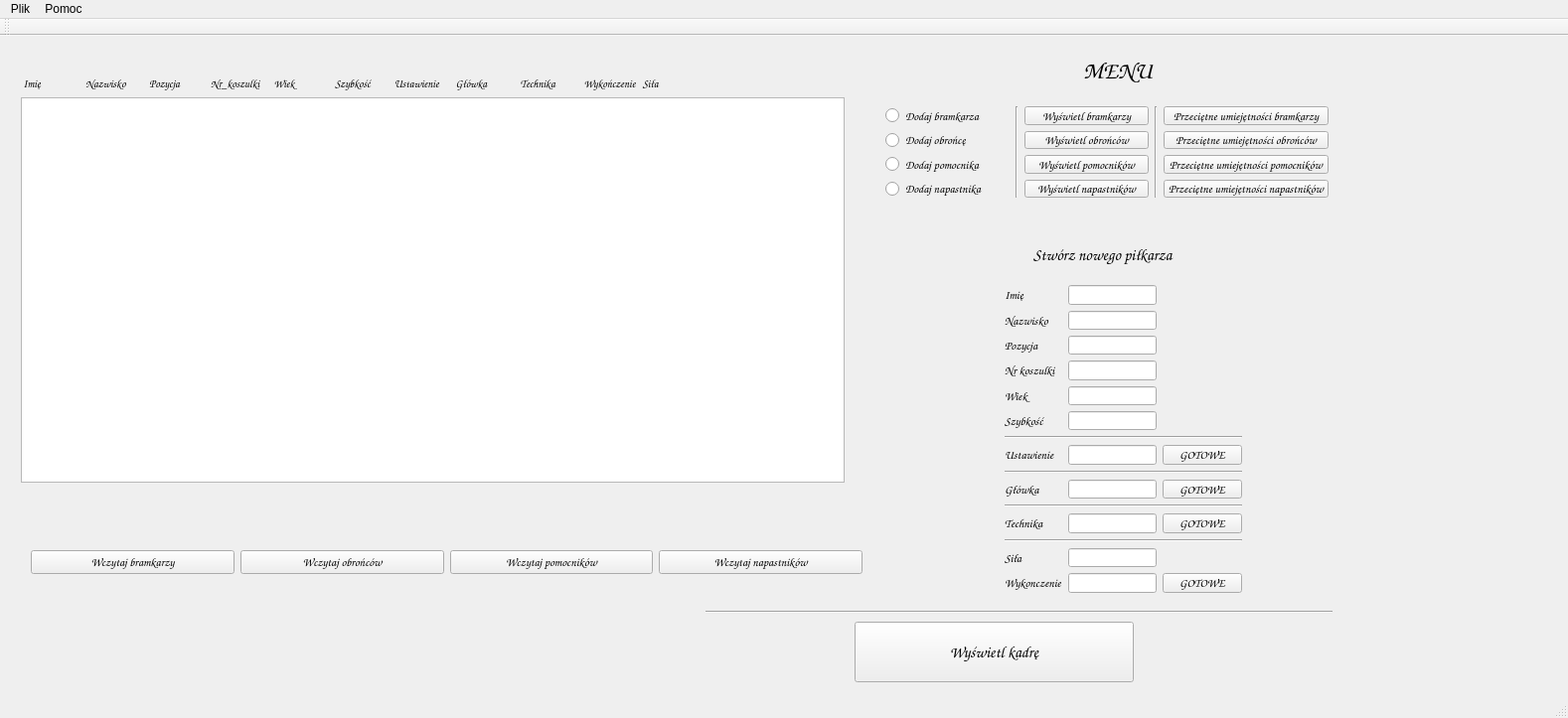
<?xml version="1.0" encoding="UTF-8"?>
<ui version="4.0">
 <class>MainWindow</class>
 <widget class="QMainWindow" name="MainWindow">
  <property name="geometry">
   <rect>
    <x>0</x>
    <y>0</y>
    <width>1578</width>
    <height>723</height>
   </rect>
  </property>
  <property name="windowTitle">
   <string>Menedżer piłkarski 2016</string>
  </property>
  <property name="windowIcon">
   <iconset theme="piłka">
    <normaloff>.</normaloff>.</iconset>
  </property>
  <property name="styleSheet">
   <string notr="true"/>
  </property>
  <widget class="QWidget" name="centralWidget">
   <widget class="QPushButton" name="pushButton_3">
    <property name="geometry">
     <rect>
      <x>860</x>
      <y>590</y>
      <width>281</width>
      <height>61</height>
     </rect>
    </property>
    <property name="font">
     <font>
      <family>Comic Sans MS</family>
      <pointsize>12</pointsize>
      <weight>75</weight>
      <bold>true</bold>
     </font>
    </property>
    <property name="text">
     <string>Wyświetl kadrę</string>
    </property>
   </widget>
   <widget class="QWidget" name="gridLayoutWidget_4">
    <property name="geometry">
     <rect>
      <x>10</x>
      <y>30</y>
      <width>851</width>
      <height>431</height>
     </rect>
    </property>
    <layout class="QGridLayout" name="gridLayout_4">
     <item row="2" column="0">
      <widget class="QLabel" name="label">
       <property name="font">
        <font>
         <family>Comic Sans MS</family>
         <pointsize>8</pointsize>
        </font>
       </property>
       <property name="text">
        <string> Imię                   Nazwisko          Pozycja             Nr_koszulki      Wiek                 Szybkość          Ustawienie       Główka              Technika            Wykończenie   Siła</string>
       </property>
      </widget>
     </item>
     <item row="3" column="0">
      <widget class="QTextEdit" name="pole"/>
     </item>
     <item row="4" column="0">
      <layout class="QGridLayout" name="gridLayout"/>
     </item>
    </layout>
   </widget>
   <widget class="QWidget" name="gridLayoutWidget_3">
    <property name="geometry">
     <rect>
      <x>880</x>
      <y>60</y>
      <width>468</width>
      <height>114</height>
     </rect>
    </property>
    <layout class="QGridLayout" name="gridLayout_3">
     <item row="0" column="0">
      <layout class="QGridLayout" name="gridLayout_2">
       <item row="1" column="0">
        <widget class="QRadioButton" name="obronca">
         <property name="font">
          <font>
           <family>Comic Sans MS</family>
          </font>
         </property>
         <property name="text">
          <string>Dodaj obrońcę</string>
         </property>
        </widget>
       </item>
       <item row="2" column="0">
        <widget class="QRadioButton" name="pomocnik">
         <property name="font">
          <font>
           <family>Comic Sans MS</family>
          </font>
         </property>
         <property name="text">
          <string>Dodaj pomocnika</string>
         </property>
        </widget>
       </item>
       <item row="0" column="0">
        <widget class="QRadioButton" name="bramkarz">
         <property name="font">
          <font>
           <family>Comic Sans MS</family>
          </font>
         </property>
         <property name="text">
          <string>Dodaj bramkarza</string>
         </property>
        </widget>
       </item>
       <item row="3" column="0">
        <widget class="QRadioButton" name="napastnik">
         <property name="font">
          <font>
           <family>Comic Sans MS</family>
          </font>
         </property>
         <property name="text">
          <string>Dodaj napastnika</string>
         </property>
        </widget>
       </item>
      </layout>
     </item>
     <item row="0" column="2">
      <layout class="QVBoxLayout" name="verticalLayout">
       <item>
        <widget class="QPushButton" name="wyswietl_bramkarzy">
         <property name="font">
          <font>
           <family>Comic Sans MS</family>
          </font>
         </property>
         <property name="text">
          <string>Wyświetl bramkarzy</string>
         </property>
        </widget>
       </item>
       <item>
        <widget class="QPushButton" name="wyswietl_obroncow">
         <property name="font">
          <font>
           <family>Comic Sans MS</family>
          </font>
         </property>
         <property name="text">
          <string>Wyświetl obrońców</string>
         </property>
        </widget>
       </item>
       <item>
        <widget class="QPushButton" name="wyswiet_pomocnikow">
         <property name="font">
          <font>
           <family>Comic Sans MS</family>
          </font>
         </property>
         <property name="text">
          <string>Wyświetl pomocników</string>
         </property>
        </widget>
       </item>
       <item>
        <widget class="QPushButton" name="wyswietl_napastnikow">
         <property name="font">
          <font>
           <family>Comic Sans MS</family>
          </font>
         </property>
         <property name="text">
          <string>Wyświetl napastników</string>
         </property>
        </widget>
       </item>
      </layout>
     </item>
     <item row="0" column="4">
      <layout class="QVBoxLayout" name="verticalLayout_2">
       <item>
        <widget class="QPushButton" name="wzorek_bramkarz">
         <property name="font">
          <font>
           <family>Comic Sans MS</family>
          </font>
         </property>
         <property name="text">
          <string>Przeciętne umiejętności bramkarzy</string>
         </property>
        </widget>
       </item>
       <item>
        <widget class="QPushButton" name="pushButton_6">
         <property name="font">
          <font>
           <family>Comic Sans MS</family>
          </font>
         </property>
         <property name="text">
          <string>Przeciętne umiejętności obrońców</string>
         </property>
        </widget>
       </item>
       <item>
        <widget class="QPushButton" name="wzorek_pomocnik">
         <property name="font">
          <font>
           <family>Comic Sans MS</family>
          </font>
         </property>
         <property name="text">
          <string>Przeciętne umiejętności pomocników</string>
         </property>
        </widget>
       </item>
       <item>
        <widget class="QPushButton" name="pushButton_7">
         <property name="font">
          <font>
           <family>Comic Sans MS</family>
          </font>
         </property>
         <property name="text">
          <string>Przeciętne umiejętności napastników</string>
         </property>
        </widget>
       </item>
      </layout>
     </item>
     <item row="0" column="1">
      <widget class="Line" name="line_6">
       <property name="orientation">
        <enum>Qt::Vertical</enum>
       </property>
      </widget>
     </item>
     <item row="0" column="3">
      <widget class="Line" name="line_7">
       <property name="orientation">
        <enum>Qt::Vertical</enum>
       </property>
      </widget>
     </item>
    </layout>
   </widget>
   <widget class="QWidget" name="gridLayoutWidget_2">
    <property name="geometry">
     <rect>
      <x>1000</x>
      <y>240</y>
      <width>261</width>
      <height>330</height>
     </rect>
    </property>
    <layout class="QGridLayout" name="gridLayout_5">
     <item row="3" column="0">
      <widget class="QLabel" name="label_7">
       <property name="font">
        <font>
         <family>Comic Sans MS</family>
        </font>
       </property>
       <property name="text">
        <string>Nr koszulki</string>
       </property>
      </widget>
     </item>
     <item row="0" column="1">
      <widget class="QLineEdit" name="imie"/>
     </item>
     <item row="5" column="1">
      <widget class="QLineEdit" name="szybkosc"/>
     </item>
     <item row="4" column="1">
      <widget class="QLineEdit" name="wiek"/>
     </item>
     <item row="7" column="1">
      <widget class="QLineEdit" name="ustawienie_na_linii"/>
     </item>
     <item row="3" column="1">
      <widget class="QLineEdit" name="nr_koszulki"/>
     </item>
     <item row="2" column="1">
      <widget class="QLineEdit" name="pozycja"/>
     </item>
     <item row="1" column="1">
      <widget class="QLineEdit" name="nazwisko"/>
     </item>
     <item row="4" column="0">
      <widget class="QLabel" name="label_8">
       <property name="font">
        <font>
         <family>Comic Sans MS</family>
        </font>
       </property>
       <property name="text">
        <string>Wiek</string>
       </property>
      </widget>
     </item>
     <item row="14" column="1">
      <widget class="QLineEdit" name="wykonczenie"/>
     </item>
     <item row="9" column="0">
      <widget class="QLabel" name="label_11">
       <property name="font">
        <font>
         <family>Comic Sans MS</family>
        </font>
       </property>
       <property name="text">
        <string>Główka</string>
       </property>
      </widget>
     </item>
     <item row="7" column="2">
      <widget class="QPushButton" name="bramkarz_gotowe">
       <property name="font">
        <font>
         <family>Comic Sans MS</family>
        </font>
       </property>
       <property name="text">
        <string>GOTOWE</string>
       </property>
      </widget>
     </item>
     <item row="5" column="0">
      <widget class="QLabel" name="label_9">
       <property name="font">
        <font>
         <family>Comic Sans MS</family>
        </font>
       </property>
       <property name="text">
        <string>Szybkość</string>
       </property>
      </widget>
     </item>
     <item row="13" column="0">
      <widget class="QLabel" name="label_13">
       <property name="font">
        <font>
         <family>Comic Sans MS</family>
        </font>
       </property>
       <property name="text">
        <string>Siła</string>
       </property>
      </widget>
     </item>
     <item row="11" column="2">
      <widget class="QPushButton" name="gotowe">
       <property name="font">
        <font>
         <family>Comic Sans MS</family>
        </font>
       </property>
       <property name="text">
        <string>GOTOWE</string>
       </property>
      </widget>
     </item>
     <item row="8" column="0" colspan="3">
      <widget class="Line" name="line_3">
       <property name="orientation">
        <enum>Qt::Horizontal</enum>
       </property>
      </widget>
     </item>
     <item row="11" column="0">
      <widget class="QLabel" name="label_12">
       <property name="font">
        <font>
         <family>Comic Sans MS</family>
        </font>
       </property>
       <property name="text">
        <string>Technika</string>
       </property>
      </widget>
     </item>
     <item row="14" column="0">
      <widget class="QLabel" name="label_14">
       <property name="font">
        <font>
         <family>Comic Sans MS</family>
        </font>
       </property>
       <property name="text">
        <string>Wykonczenie</string>
       </property>
      </widget>
     </item>
     <item row="12" column="0" colspan="3">
      <widget class="Line" name="line">
       <property name="orientation">
        <enum>Qt::Horizontal</enum>
       </property>
      </widget>
     </item>
     <item row="11" column="1">
      <widget class="QLineEdit" name="technika"/>
     </item>
     <item row="10" column="0" colspan="3">
      <widget class="Line" name="line_2">
       <property name="orientation">
        <enum>Qt::Horizontal</enum>
       </property>
      </widget>
     </item>
     <item row="13" column="1">
      <widget class="QLineEdit" name="sila"/>
     </item>
     <item row="9" column="2">
      <widget class="QPushButton" name="obronca_gotowe">
       <property name="font">
        <font>
         <family>Comic Sans MS</family>
        </font>
       </property>
       <property name="text">
        <string>GOTOWE</string>
       </property>
      </widget>
     </item>
     <item row="0" column="0">
      <widget class="QLabel" name="label_4">
       <property name="font">
        <font>
         <family>Comic Sans MS</family>
        </font>
       </property>
       <property name="text">
        <string>Imię</string>
       </property>
      </widget>
     </item>
     <item row="7" column="0">
      <widget class="QLabel" name="label_10">
       <property name="font">
        <font>
         <family>Comic Sans MS</family>
        </font>
       </property>
       <property name="text">
        <string>Ustawienie</string>
       </property>
      </widget>
     </item>
     <item row="2" column="0">
      <widget class="QLabel" name="label_6">
       <property name="font">
        <font>
         <family>Comic Sans MS</family>
        </font>
       </property>
       <property name="text">
        <string>Pozycja</string>
       </property>
      </widget>
     </item>
     <item row="14" column="2">
      <widget class="QPushButton" name="napastnik_gotowe">
       <property name="font">
        <font>
         <family>Comic Sans MS</family>
        </font>
       </property>
       <property name="text">
        <string>GOTOWE</string>
       </property>
      </widget>
     </item>
     <item row="9" column="1">
      <widget class="QLineEdit" name="glowka"/>
     </item>
     <item row="1" column="0">
      <widget class="QLabel" name="label_5">
       <property name="font">
        <font>
         <family>Comic Sans MS</family>
        </font>
       </property>
       <property name="text">
        <string>Nazwisko</string>
       </property>
      </widget>
     </item>
     <item row="6" column="0" colspan="3">
      <widget class="Line" name="line_4">
       <property name="orientation">
        <enum>Qt::Horizontal</enum>
       </property>
      </widget>
     </item>
    </layout>
   </widget>
   <widget class="QLabel" name="label_2">
    <property name="geometry">
     <rect>
      <x>1090</x>
      <y>20</y>
      <width>101</width>
      <height>31</height>
     </rect>
    </property>
    <property name="font">
     <font>
      <family>Comic Sans MS</family>
      <pointsize>18</pointsize>
      <weight>75</weight>
      <bold>true</bold>
     </font>
    </property>
    <property name="text">
     <string>MENU</string>
    </property>
   </widget>
   <widget class="QLabel" name="label_3">
    <property name="geometry">
     <rect>
      <x>1040</x>
      <y>210</y>
      <width>201</width>
      <height>21</height>
     </rect>
    </property>
    <property name="font">
     <font>
      <family>Comic Sans MS</family>
      <pointsize>12</pointsize>
     </font>
    </property>
    <property name="text">
     <string>Stwórz nowego piłkarza</string>
    </property>
   </widget>
   <widget class="Line" name="line_5">
    <property name="geometry">
     <rect>
      <x>710</x>
      <y>570</y>
      <width>631</width>
      <height>20</height>
     </rect>
    </property>
    <property name="orientation">
     <enum>Qt::Horizontal</enum>
    </property>
   </widget>
   <widget class="QWidget" name="layoutWidget">
    <property name="geometry">
     <rect>
      <x>20</x>
      <y>505</y>
      <width>859</width>
      <height>51</height>
     </rect>
    </property>
    <layout class="QHBoxLayout" name="horizontalLayout">
     <item>
      <widget class="QPushButton" name="pushButton_4">
       <property name="font">
        <font>
         <family>Comic Sans MS</family>
         <weight>75</weight>
         <bold>true</bold>
        </font>
       </property>
       <property name="text">
        <string>Wczytaj bramkarzy</string>
       </property>
      </widget>
     </item>
     <item>
      <widget class="QPushButton" name="pushButton_5">
       <property name="font">
        <font>
         <family>Comic Sans MS</family>
         <weight>75</weight>
         <bold>true</bold>
        </font>
       </property>
       <property name="text">
        <string>Wczytaj obrońców</string>
       </property>
      </widget>
     </item>
     <item>
      <widget class="QPushButton" name="pushButton">
       <property name="font">
        <font>
         <family>Comic Sans MS</family>
         <weight>75</weight>
         <bold>true</bold>
        </font>
       </property>
       <property name="text">
        <string>Wczytaj pomocników</string>
       </property>
      </widget>
     </item>
     <item>
      <widget class="QPushButton" name="pushButton_2">
       <property name="font">
        <font>
         <family>Comic Sans MS</family>
         <weight>75</weight>
         <bold>true</bold>
        </font>
       </property>
       <property name="text">
        <string>Wczytaj napastników</string>
       </property>
      </widget>
     </item>
    </layout>
   </widget>
  </widget>
  <widget class="QMenuBar" name="menuBar">
   <property name="geometry">
    <rect>
     <x>0</x>
     <y>0</y>
     <width>1578</width>
     <height>21</height>
    </rect>
   </property>
   <widget class="QMenu" name="menuPlik">
    <property name="title">
     <string>Plik</string>
    </property>
    <addaction name="actionOtw_rz"/>
    <addaction name="actionZapisz"/>
    <addaction name="actionZapisz_jako_2"/>
    <addaction name="actionZamknij"/>
   </widget>
   <widget class="QMenu" name="menuPomoc">
    <property name="title">
     <string>Pomoc</string>
    </property>
    <addaction name="actionWyswietl_pomoc"/>
    <addaction name="actionInformacje"/>
   </widget>
   <addaction name="menuPlik"/>
   <addaction name="menuPomoc"/>
  </widget>
  <widget class="QToolBar" name="mainToolBar">
   <attribute name="toolBarArea">
    <enum>TopToolBarArea</enum>
   </attribute>
   <attribute name="toolBarBreak">
    <bool>false</bool>
   </attribute>
  </widget>
  <widget class="QStatusBar" name="statusBar"/>
  <action name="actionOtw_rz">
   <property name="text">
    <string>Otwórz</string>
   </property>
   <property name="shortcut">
    <string>Ctrl+O</string>
   </property>
  </action>
  <action name="actionZapisz">
   <property name="text">
    <string>Zapisz</string>
   </property>
   <property name="shortcut">
    <string>Ctrl+Z</string>
   </property>
  </action>
  <action name="actionZapisz_jako_2">
   <property name="text">
    <string>Zapisz jako</string>
   </property>
   <property name="shortcut">
    <string>Ctrl+J</string>
   </property>
  </action>
  <action name="actionZamknij">
   <property name="text">
    <string>Zamknij</string>
   </property>
   <property name="shortcut">
    <string>Ctrl+E</string>
   </property>
  </action>
  <action name="actionWyswietl_pomoc">
   <property name="text">
    <string>Wyswietl pomoc</string>
   </property>
   <property name="shortcut">
    <string>Ctrl+P</string>
   </property>
  </action>
  <action name="actionInformacje">
   <property name="text">
    <string>Informacje</string>
   </property>
   <property name="shortcut">
    <string>Ctrl+I</string>
   </property>
  </action>
 </widget>
 <layoutdefault spacing="6" margin="11"/>
 <resources/>
 <connections/>
</ui>
